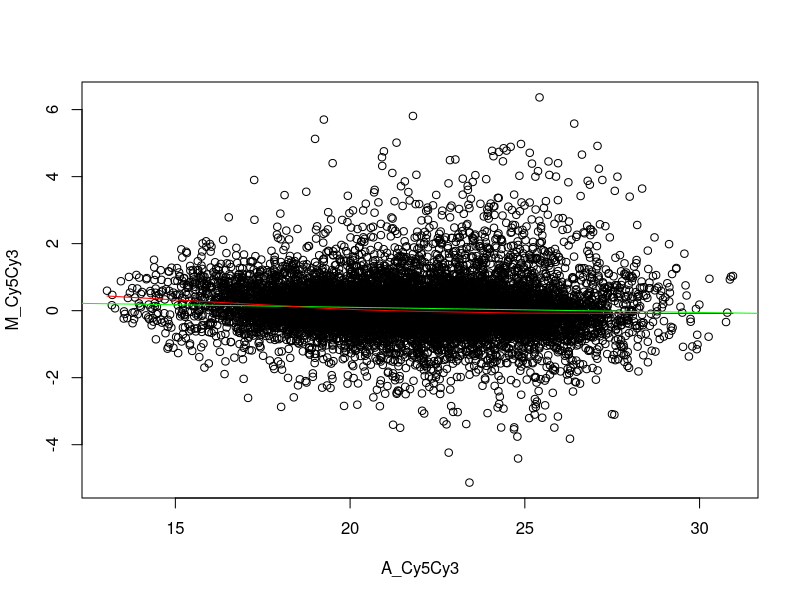
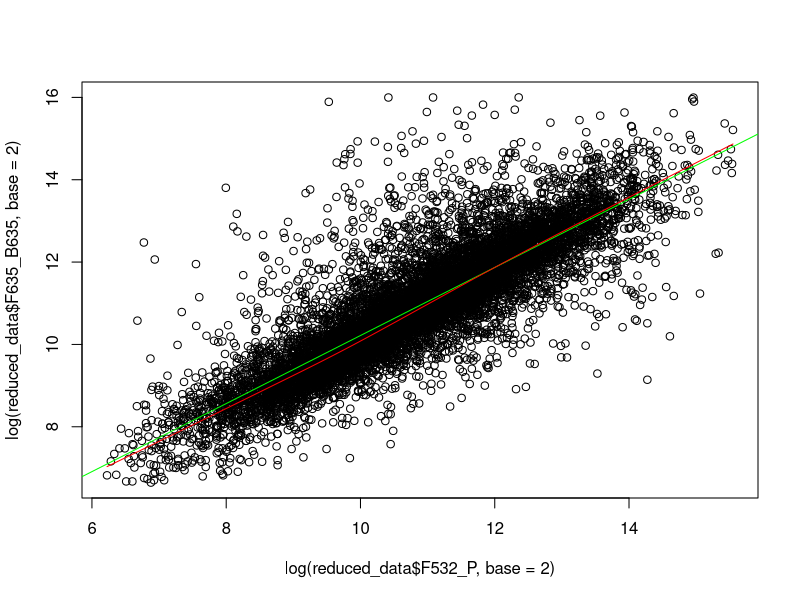
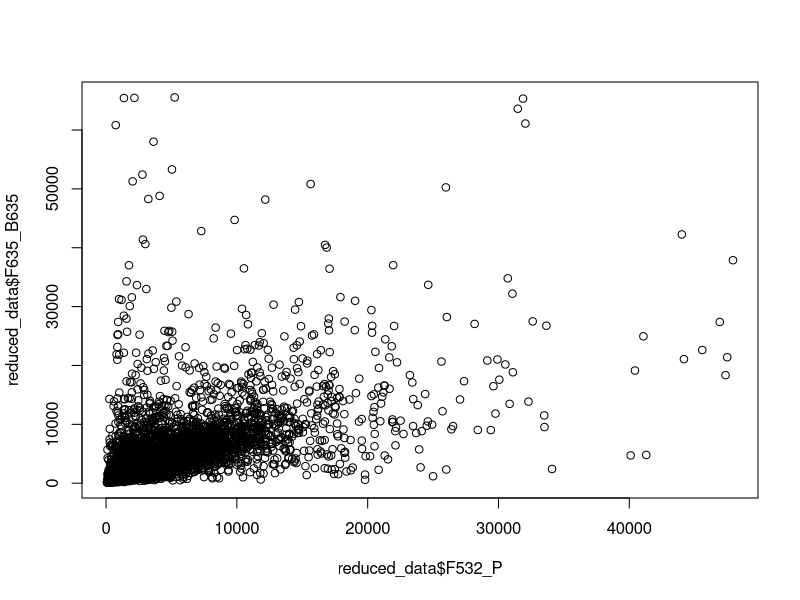
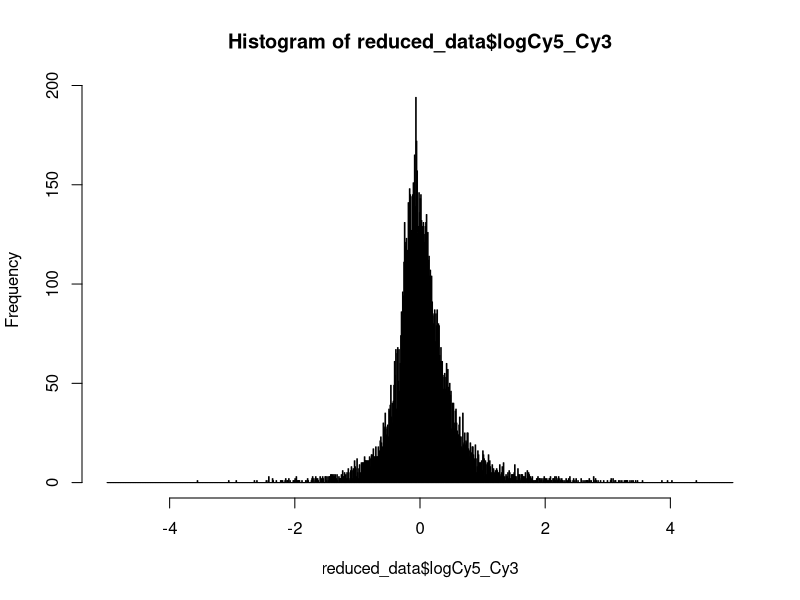

Recreate these plots in R, in order.
rm(list=ls(all=TRUE));
data = read.csv("404410030_97ba06.csv");
reduced_data = cbind(data[5:6], data[84:85]);
M = log(reduced_data$F635_B635,base=2) - log(reduced_data$F532_B532,base=2)
A = (log(reduced_data$F635_B635,base=2) + log(reduced_data$F532_B532,base=2))
regl_lowess = lowess(x=A, y=M)
F532_P = reduced_data$F532_B532 * 2^( regl_lowess[[2]] )
#m635 = median(reduced_data$F635_B635);#Using median
#m532 = median(reduced_data$F532_B532);
#m635 = mean(reduced_data$F635_B635);#Using mean
#m532 = mean(reduced_data$F532_B532);
#m635 = sum(reduced_data$F635_B635);#Using sum
#m532 = sum(reduced_data$F532_B532);
#totalR = m635/m532;
#F532_P = reduced_data$F532_B532 * totalR;
reduced_data = cbind(reduced_data, F532_P);
ratio_Cy5_Cy3 = reduced_data$F635_B635 / reduced_data$F532_P;
reduced_data = cbind(reduced_data, ratio_Cy5_Cy3);
reduced_data = reduced_data[order(reduced_data$ratio_Cy5_Cy3),]
logCy5_Cy3 = log(reduced_data$ratio_Cy5_Cy3)
reduced_data = cbind(reduced_data, logCy5_Cy3)
M_Cy5Cy3 = log(reduced_data$F635_B635,base=2) - log(reduced_data$F532_P,base=2)
A_Cy5Cy3 = (log(reduced_data$F635_B635,base=2) + log(reduced_data$F532_P,base=2))
reduced_data = cbind(reduced_data, M_Cy5Cy3, A_Cy5Cy3)
regl = lm(M_Cy5Cy3~A_Cy5Cy3)
plot(y=M_Cy5Cy3, x=A_Cy5Cy3,col='black')
par(new=TRUE)
#plot(y=log(reduced_data$F635_B635/reduced_data$F532_B532,base=2),x=log(reduced_data$F635_B635*reduced_data$F532_B532,base=2), col='black', xlab="", ylab="")
abline(regl,col='green')
MA_lowess = lowess(y=M_Cy5Cy3, x=A_Cy5Cy3)
lines(x=MA_lowess[[1]],y=MA_lowess[[2]], col='red')
plot(y=log(reduced_data$F635_B635,base=2),x=log(reduced_data$F532_P,base=2))
regl_curve = lowess(y=log(reduced_data$F635_B635,base=2),x=log(reduced_data$F532_P,base=2))
regl_line = lm(log(reduced_data$F635_B635,base=2)~log(reduced_data$F532_P,base=2))
abline(regl_line, col='green')
lines(x=regl_curve[[1]], y=regl_curve[[2]],  col='red')

plot(y=reduced_data$F635_B635, x=reduced_data$F532_P)
hist(reduced_data$logCy5_Cy3,breaks=c(-500:500/100))
#plot(reduced_data)
